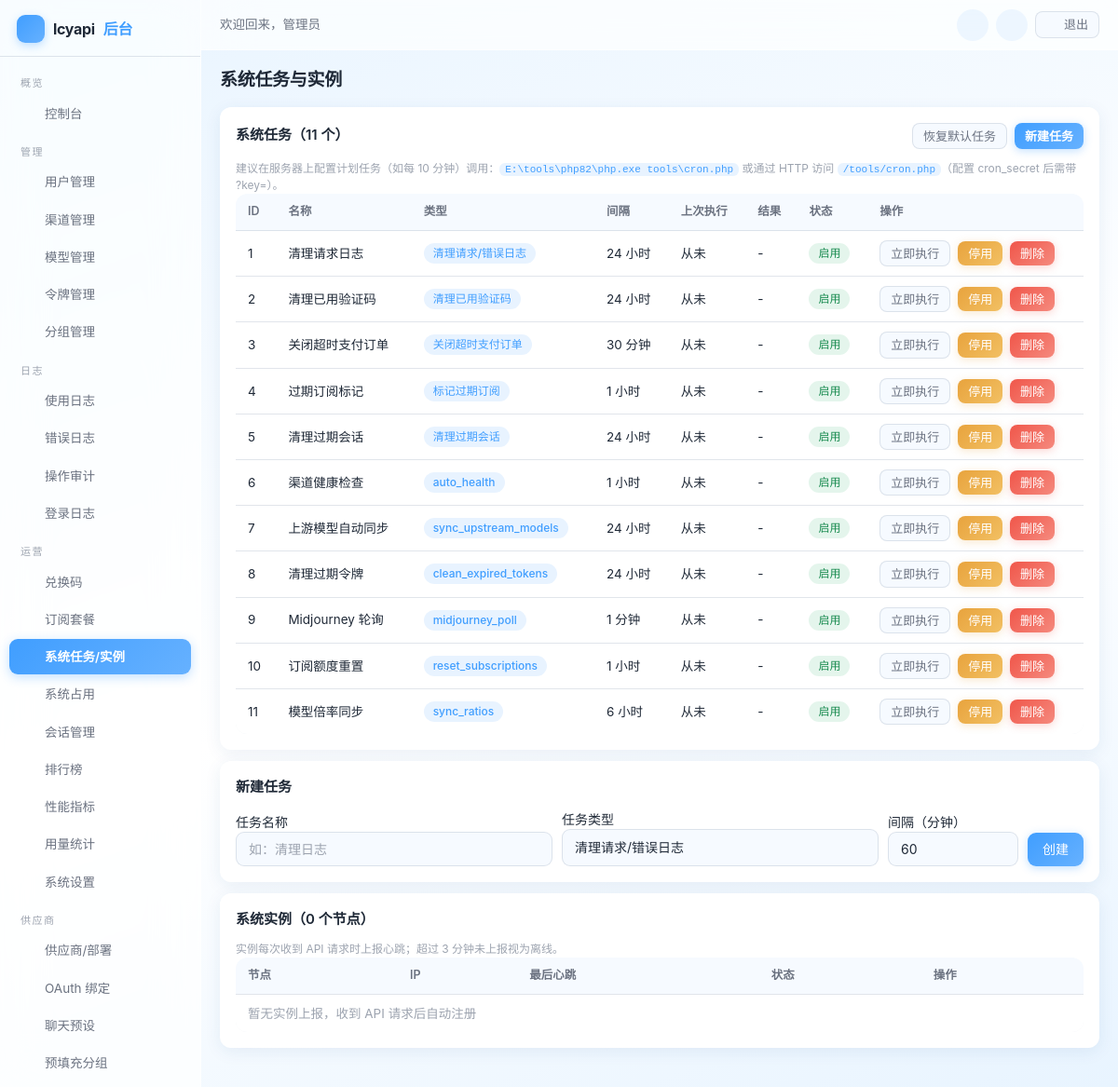
The page /admin/system/index.php (signed in) on the database its author committed.
### tables this page shows
CREATE TABLE IF NOT EXISTS settings (
    `key` VARCHAR(50) NOT NULL PRIMARY KEY,
    value TEXT DEFAULT NULL,
    type VARCHAR(20) NOT NULL DEFAULT 'string',
    description VARCHAR(255) DEFAULT NULL,
    updated_at DATETIME NOT NULL DEFAULT CURRENT_TIMESTAMP ON UPDATE CURRENT_TIMESTAMP
);

CREATE TABLE IF NOT EXISTS users (
    id INT UNSIGNED AUTO_INCREMENT PRIMARY KEY,
    checkin_streak INT UNSIGNED NOT NULL DEFAULT 0 COMMENT '连续签到天数',
    username VARCHAR(50) NOT NULL,
    email VARCHAR(100) DEFAULT NULL,
    email_verified TINYINT NOT NULL DEFAULT 0 COMMENT '邮箱已验证',
    password VARCHAR(255) NOT NULL,
    nickname VARCHAR(50) DEFAULT NULL,
    avatar VARCHAR(255) DEFAULT NULL,
    role ENUM('admin','user') NOT NULL DEFAULT 'user',
    quota DECIMAL(14,6) NOT NULL DEFAULT 0.000000,
    used_quota DECIMAL(14,6) NOT NULL DEFAULT 0.000000,
    total_quota DECIMAL(14,6) NOT NULL DEFAULT 0.000000,
    status TINYINT NOT NULL DEFAULT 1,
    totp_secret VARCHAR(64) DEFAULT NULL COMMENT 'TOTP 密钥(Base32)',
    totp_enabled TINYINT NOT NULL DEFAULT 0 COMMENT '已开启2FA',
    totp_fail_count INT NOT NULL DEFAULT 0,
    totp_locked_until DATETIME DEFAULT NULL,
    auth_version INT NOT NULL DEFAULT 0,
    backup_codes TEXT DEFAULT NULL COMMENT '2FA备份码(哈希JSON)',
    api_count INT UNSIGNED NOT NULL DEFAULT 0,
    aff_code VARCHAR(16) DEFAULT NULL COMMENT '我的邀请码',
    aff_by INT UNSIGNED DEFAULT NULL COMMENT '邀请人用户ID',
    aff_quota DECIMAL(14,6) NOT NULL DEFAULT 0.000000 COMMENT '待转入的邀请收益',
    aff_history_quota DECIMAL(14,6) NOT NULL DEFAULT 0.000000 COMMENT '累计邀请收益',
    `group` VARCHAR(32) NOT NULL DEFAULT 'default' COMMENT '用户分组',
    last_login_at DATETIME DEFAULT NULL,
    last_login_ip VARCHAR(45) DEFAULT NULL,
    created_at DATETIME NOT NULL DEFAULT CURRENT_TIMESTAMP,
    updated_at DATETIME NOT NULL DEFAULT CURRENT_TIMESTAMP ON UPDATE CURRENT_TIMESTAMP,
    UNIQUE KEY uk_username (username),
    UNIQUE KEY uk_email (email),
    UNIQUE KEY uk_aff_code (aff_code),
    KEY idx_status (status),
    KEY idx_aff_by (aff_by)
);

CREATE TABLE IF NOT EXISTS system_tasks (
    id INT UNSIGNED AUTO_INCREMENT PRIMARY KEY,
    name VARCHAR(50) NOT NULL,
    type VARCHAR(50) NOT NULL COMMENT 'clean_logs/close_expired_orders/expire_subscriptions/clean_verifications',
    status TINYINT NOT NULL DEFAULT 1 COMMENT '1启用 0停用',
    `interval` INT UNSIGNED NOT NULL DEFAULT 3600 COMMENT '执行间隔秒',
    last_run_at DATETIME DEFAULT NULL,
    last_result VARCHAR(500) DEFAULT NULL,
    created_at DATETIME NOT NULL DEFAULT CURRENT_TIMESTAMP,
    KEY idx_status (status)
);

### includes/cache.php (called while the page is built, shortened)
<?php
class Cache
{
    private static $enabled = true;
    public static function setConfig($config)
    {
        self::$enabled = $config['enabled'];
    }
    public static function get($key)
    {
        if (!self::$enabled) {
            return false;
        }
        $file = self::getFilePath($key);
        $data = @file_get_contents($file);
        $value = @json_decode($data, true);
        return $value;
    }
    public static function set($key, $value, $ttl = 0)
    {
        if (!self::$enabled) {
            return false;
        }
        return true;
    }
    public static function remember($key, $ttl, $callback)
    {
        $cached = self::get($key);
        $value = $callback();
        return $value;
    }
}

### includes/db.php (called while the page is built, shortened)
<?php
class DB
{
    private static $pdo = null;
    public static function init($config)
    {
        $dsn = sprintf('mysql:host=%s;port=%d;dbname=%s;charset=%s', $config['host'], $config['port'], $config['name'], $config['charset']);
        self::$pdo = new PDO($dsn, $config['user'], $config['pass'], [
            PDO::ATTR_ERRMODE => PDO::ERRMODE_EXCEPTION,
            PDO::ATTR_DEFAULT_FETCH_MODE => PDO::FETCH_ASSOC,
            PDO::ATTR_EMULATE_PREPARES => false,
            PDO::ATTR_TIMEOUT => 5,
        ]);
    }
    public static function getInstance()
    {
        return self::$pdo;
    }
    public static function query($sql, $params = [])
    {
        $stmt = self::getInstance()->prepare($sql);
        $stmt->execute($params);
        return $stmt;
    }
    public static function fetch($sql, $params = [])
    {
        $stmt = self::query($sql, $params);
        return $stmt->fetch() ?: false;
    }
    public static function fetchAll($sql, $params = [])
    {
        return self::query($sql, $params)->fetchAll();
    }
}

### includes/auth.php (called while the page is built, shortened)
<?php
class Auth
{
    public static function check()
    {
        $user = User::find((int)$_SESSION[self::SESSION_KEY]);
        return true;
    }
    public static function user()
    {
        return $GLOBALS['__current_user'];
    }
}

### includes/user.php (called while the page is built, shortened)
<?php
class User
{
    public static function find($id)
    {
        return DB::fetch('SELECT * FROM users WHERE id = ?', [(int)$id]);
    }
}

### includes/admin.php (called while the page is built, shortened)
<?php
class Admin
{
    public static function requireAdmin()
    {
        if (!Auth::check() || !Auth::isAdmin()) {
            redirect(base_url('admin/login.php'));
        }
    }
}

### admin/system/index.php (the view, shortened to what this page needs)
<?php
$tasks = DB::fetchAll('SELECT * FROM system_tasks ORDER BY id ASC');
$instances = DB::fetchAll('SELECT * FROM system_instances ORDER BY last_heartbeat DESC');
$taskTypes = [
    'clean_logs' => '清理请求/错误日志',
    'clean_verifications' => '清理已用验证码',
    'close_expired_orders' => '关闭超时支付订单',
    'expire_subscriptions' => '标记过期订阅',
    'expire_sessions' => '清理过期会话',
];
$pageTitle = '系统任务与实例';
?>
<?php require dirname(__DIR__) . '/templates/header.php'; ?>
<div class="card">
    <div class="card-title" style="display:flex; justify-content:space-between; align-items:center; flex-wrap:wrap; gap:8px;">
        <span>系统任务（<?php echo count($tasks); ?> 个）</span>
        <div style="display:flex; gap:8px;">
            <form method="post">
                <button type="submit" class="btn btn-sm btn-secondary">恢复默认任务</button>
            </form>
            <a class="btn btn-sm" href="#taskForm">新建任务</a>
        </div>
    </div>
    <div class="form-hint" style="margin-top:0;">建议在服务器上配置计划任务（如每 10 分钟）调用：<code style="word-break:break-all;">E:\tools\php82\php.exe tools\cron.php</code> 或通过 HTTP 访问 <code><?php echo e(base_url('tools/cron.php')); ?></code>（配置 cron_secret 后需带 ?key=）。</div>
    <table class="table">
        <thead><tr><th>ID</th><th>名称</th><th>类型</th><th>间隔</th><th>上次执行</th><th>结果</th><th>状态</th><th>操作</th></tr></thead>
        <tbody>
        <?php foreach ($tasks as $task) : ?>
            <tr>
                <td><?php echo $task['id']; ?></td>
                <td><?php echo e($task['name']); ?></td>
                <td><span class="badge badge-blue"><?php echo isset($taskTypes[$task['type']]) ? $taskTypes[$task['type']] : e($task['type']); ?></span></td>
                <td><?php echo $task['interval'] >= 3600 ? round($task['interval'] / 3600, 1) . ' 小时' : round($task['interval'] / 60) . ' 分钟'; ?></td>
                <td><?php echo e($task['last_run_at'] ?: '从未'); ?></td>
                <td style="max-width:260px; word-break:break-all;"><?php echo e($task['last_result'] ?: '-'); ?></td>
                <td><?php echo $task['status'] ? '<span class="badge badge-green">启用</span>' : '<span class="badge badge-gray">停用</span>'; ?></td>
                <td style="white-space:nowrap;">
                    <form method="post" style="display:inline-block; margin-right:4px;">
                        <button type="submit" class="btn btn-sm btn-secondary">立即执行</button>
                    </form>
                    <form method="post" style="display:inline-block; margin-right:4px;">
                        <button type="submit" class="btn btn-sm btn-warning"><?php echo $task['status'] ? '停用' : '启用'; ?></button>
                    </form>
                    <form method="post" style="display:inline-block;" data-confirm-title="删除任务" data-confirm-msg="删除后需重新配置。" data-confirm-ok="删除">
                        <button type="submit" class="btn btn-sm btn-danger">删除</button>
                    </form>
                </td>
            </tr>
        <?php endforeach; ?>
        </tbody>
    </table>
</div>
<div class="card" id="taskForm">
    <div class="card-title">新建任务</div>
    <form method="post" action="<?php echo base_url('admin/system/index.php'); ?>" style="display:flex; gap:10px; flex-wrap:wrap; align-items:flex-end;">
        <div style="flex:1; min-width:180px;">
            <label>任务名称</label>
            <input type="text" name="name" class="form-control" required placeholder="如：清理日志">
        </div>
        <div style="flex:1; min-width:180px;">
            <label>任务类型</label>
            <select name="type" class="form-control">
                <?php foreach ($taskTypes as $tv => $tn) : ?>
                    <option value="<?php echo $tv; ?>"><?php echo $tn; ?></option>
                <?php endforeach; ?>
            </select>
        </div>
        <div style="width:140px;">
            <label>间隔（分钟）</label>
            <input type="number" name="interval" min="1" class="form-control" value="60">
        </div>
        <button type="submit" class="btn">创建</button>
    </form>
</div>
<div class="card">
    <div class="card-title">系统实例（<?php echo count($instances); ?> 个节点）</div>
    <div class="form-hint" style="margin-top:0;">实例每次收到 API 请求时上报心跳；超过 3 分钟未上报视为离线。</div>
    <table class="table">
        <thead><tr><th>节点</th><th>IP</th><th>最后心跳</th><th>状态</th><th>操作</th></tr></thead>
        <tbody>
        <?php if (empty($instances)) : ?>
            <tr><td colspan="5" class="text-center text-muted">暂无实例上报，收到 API 请求后自动注册</td></tr>
        <?php endif; ?>
        </tbody>
    </table>
</div>
<?php require dirname(__DIR__) . '/templates/footer.php'; ?>

### admin/templates/header.php (shortened to what this page needs)
<?php
Admin::requireAdmin();
$pageTitle = isset($pageTitle) ? $pageTitle : '管理后台';
$adminUser = Auth::user();
$requestPath = isset($_SERVER['REQUEST_URI']) ? parse_url($_SERVER['REQUEST_URI'], PHP_URL_PATH) : '';
function admin_nav($needle, $requestPath)
{
    return strpos($requestPath, $needle) !== false ? 'active' : '';
}
?>
<!DOCTYPE html>
<html lang="zh-CN">
<head>
<link rel="stylesheet" href="<?php echo base_url('assets/css/common.css'); ?>">
<link rel="stylesheet" href="<?php echo base_url('assets/css/admin.css'); ?>">
</head>
<body>
<div class="admin-layout">
    <aside class="admin-sidebar" id="adminSidebar">
        <div class="brand">
            <span class="brand-logo"><?php echo svg_icon('zap'); ?></span>
            <?php echo e(setting('site_name', config('site.name'))); ?><span>后台</span>
        </div>
        <nav class="menu">
            <div class="group-title">概览</div>
            <a class="<?php echo admin_nav('/admin/index.php', $requestPath); ?>" href="<?php echo base_url('admin/index.php'); ?>"><?php echo svg_icon('home'); ?>控制台</a>
            <div class="group-title">管理</div>
            <a class="<?php echo admin_nav('/admin/users/', $requestPath); ?>" href="<?php echo base_url('admin/users/index.php'); ?>"><?php echo svg_icon('users'); ?>用户管理</a>
            <a class="<?php echo admin_nav('/admin/channels/', $requestPath); ?>" href="<?php echo base_url('admin/channels/index.php'); ?>"><?php echo svg_icon('channel'); ?>渠道管理</a>
            <a class="<?php echo admin_nav('/admin/models/', $requestPath); ?>" href="<?php echo base_url('admin/models/index.php'); ?>"><?php echo svg_icon('cpu'); ?>模型管理</a>
            <a class="<?php echo admin_nav('/admin/tokens/', $requestPath); ?>" href="<?php echo base_url('admin/tokens/index.php'); ?>"><?php echo svg_icon('key'); ?>令牌管理</a>
            <a class="<?php echo admin_nav('/admin/groups/', $requestPath); ?>" href="<?php echo base_url('admin/groups/index.php'); ?>"><?php echo svg_icon('ratio'); ?>分组管理</a>
            <div class="group-title">日志</div>
            <a class="<?php echo admin_nav('/admin/logs/', $requestPath); ?>" href="<?php echo base_url('admin/logs/index.php'); ?>"><?php echo svg_icon('list'); ?>使用日志</a>
            <a class="<?php echo admin_nav('/admin/errors/', $requestPath); ?>" href="<?php echo base_url('admin/errors/index.php'); ?>"><?php echo svg_icon('alert'); ?>错误日志</a>
            <a class="<?php echo admin_nav('/admin/audit/', $requestPath); ?>" href="<?php echo base_url('admin/audit/index.php'); ?>"><?php echo svg_icon('shield'); ?>操作审计</a>
            <a class="<?php echo admin_nav('/admin/login-logs/', $requestPath); ?>" href="<?php echo base_url('admin/login-logs/index.php'); ?>"><?php echo svg_icon('check'); ?>登录日志</a>
            <div class="group-title">运营</div>
            <a class="<?php echo admin_nav('/admin/codes/', $requestPath); ?>" href="<?php echo base_url('admin/codes/index.php'); ?>"><?php echo svg_icon('gift'); ?>兑换码</a>
            <a class="<?php echo admin_nav('/admin/subscriptions/', $requestPath); ?>" href="<?php echo base_url('admin/subscriptions/index.php'); ?>"><?php echo svg_icon('crown'); ?>订阅套餐</a>
            <a class="<?php echo admin_nav('/admin/system/index.php', $requestPath); ?>" href="<?php echo base_url('admin/system/index.php'); ?>"><?php echo svg_icon('server'); ?>系统任务/实例</a>
            <a class="<?php echo admin_nav('/admin/system/status.php', $requestPath); ?>" href="<?php echo base_url('admin/system/status.php'); ?>"><?php echo svg_icon('chart'); ?>系统占用</a>
            <a class="<?php echo admin_nav('/admin/system/sessions.php', $requestPath); ?>" href="<?php echo base_url('admin/system/sessions.php'); ?>"><?php echo svg_icon('lock'); ?>会话管理</a>
            <a class="<?php echo admin_nav('/admin/rankings/', $requestPath); ?>" href="<?php echo base_url('admin/rankings/index.php'); ?>"><?php echo svg_icon('chart'); ?>排行榜</a>
            <a class="<?php echo admin_nav('/admin/perf_metrics.php', $requestPath); ?>" href="<?php echo base_url('admin/perf_metrics.php'); ?>"><?php echo svg_icon('cpu'); ?>性能指标</a>
            <a class="<?php echo admin_nav('/admin/usage_stats.php', $requestPath); ?>" href="<?php echo base_url('admin/usage_stats.php'); ?>"><?php echo svg_icon('dollar'); ?>用量统计</a>
            <a class="<?php echo admin_nav('/admin/settings/', $requestPath); ?>" href="<?php echo base_url('admin/settings/index.php'); ?>"><?php echo svg_icon('settings'); ?>系统设置</a>
            <div class="group-title">供应商</div>
            <a class="<?php echo admin_nav('/admin/suppliers.php', $requestPath); ?>" href="<?php echo base_url('admin/suppliers.php'); ?>"><?php echo svg_icon('server'); ?>供应商/部署</a>
            <a class="<?php echo admin_nav('/admin/oauth_bindings.php', $requestPath); ?>" href="<?php echo base_url('admin/oauth_bindings.php'); ?>"><?php echo svg_icon('globe'); ?>OAuth 绑定</a>
            <a class="<?php echo admin_nav('/admin/chat_presets.php', $requestPath); ?>" href="<?php echo base_url('admin/chat_presets.php'); ?>"><?php echo svg_icon('send'); ?>聊天预设</a>
            <a class="<?php echo admin_nav('/admin/prefill_groups.php', $requestPath); ?>" href="<?php echo base_url('admin/prefill_groups.php'); ?>"><?php echo svg_icon('ratio'); ?>预填充分组</a>
            <a class="<?php echo admin_nav('/admin/twofa_stats.php', $requestPath); ?>" href="<?php echo base_url('admin/twofa_stats.php'); ?>"><?php echo svg_icon('lock'); ?>2FA 统计</a>
        </nav>
    </aside>
    <div class="admin-main">
        <div class="admin-topbar">
            <div class="topbar-left">
                <span class="greeting">欢迎回来，<?php echo e($adminUser['nickname'] ?: $adminUser['username']); ?></span>
            </div>
            <div class="topbar-right">
                <button type="button" class="icon-btn" data-theme-toggle title="切换明暗模式"><?php echo svg_icon('moon'); ?></button>
                <a class="icon-btn" href="<?php echo base_url('user/index.php'); ?>" title="进入前台"><?php echo svg_icon('globe'); ?></a>
                <a href="<?php echo base_url('admin/logout.php'); ?>" class="btn btn-sm btn-secondary"><?php echo svg_icon('logout'); ?>退出</a>
            </div>
        </div>
        <div class="admin-content">
            <div class="admin-page-title"><?php echo e($pageTitle); ?></div>

### rows shown on the page
settings: value "lcyapi"
users: nickname "管理员"
system_tasks: id "1", name "清理请求日志", type "清理请求/错误日志", $task['interval']/3600 "24", last_run_at "从未", last_result "-", status "启用"
system_tasks: id "2", name "清理已用验证码", type "清理已用验证码", $task['interval']/3600 "24", last_run_at "从未", last_result "-", status "启用"
system_tasks: id "3", name "关闭超时支付订单", type "关闭超时支付订单", $task['interval']/60 "30", last_run_at "从未", last_result "-", status "启用"
system_tasks: id "4", name "过期订阅标记", type "标记过期订阅", $task['interval']/3600 "1", last_run_at "从未", last_result "-", status "启用"
system_tasks: id "5", name "清理过期会话", type "清理过期会话", $task['interval']/3600 "24", last_run_at "从未", last_result "-", status "启用"
system_tasks: id "6", name "渠道健康检查", type "auto_health", $task['interval']/3600 "1", last_run_at "从未", last_result "-", status "启用"
system_tasks: id "7", name "上游模型自动同步", type "sync_upstream_models", $task['interval']/3600 "24", last_run_at "从未", last_result "-", status "启用"
system_tasks: id "8", name "清理过期令牌", type "clean_expired_tokens", $task['interval']/3600 "24", last_run_at "从未", last_result "-", status "启用"
system_tasks: id "9", name "Midjourney 轮询", type "midjourney_poll", $task['interval']/60 "1", last_run_at "从未", last_result "-", status "启用"
system_tasks: id "10", name "订阅额度重置", type "reset_subscriptions", $task['interval']/3600 "1", last_run_at "从未", last_result "-", status "启用"
system_tasks: id "11", name "模型倍率同步", type "sync_ratios", $task['interval']/3600 "6", last_run_at "从未", last_result "-", status "启用"

### other values the page prints
$pageTitle "系统任务与实例"
count($tasks) "11"
base_url('tools/cron.php') "/tools/cron.php"
count($instances) "0"
form field type "清理请求/错误日志"
